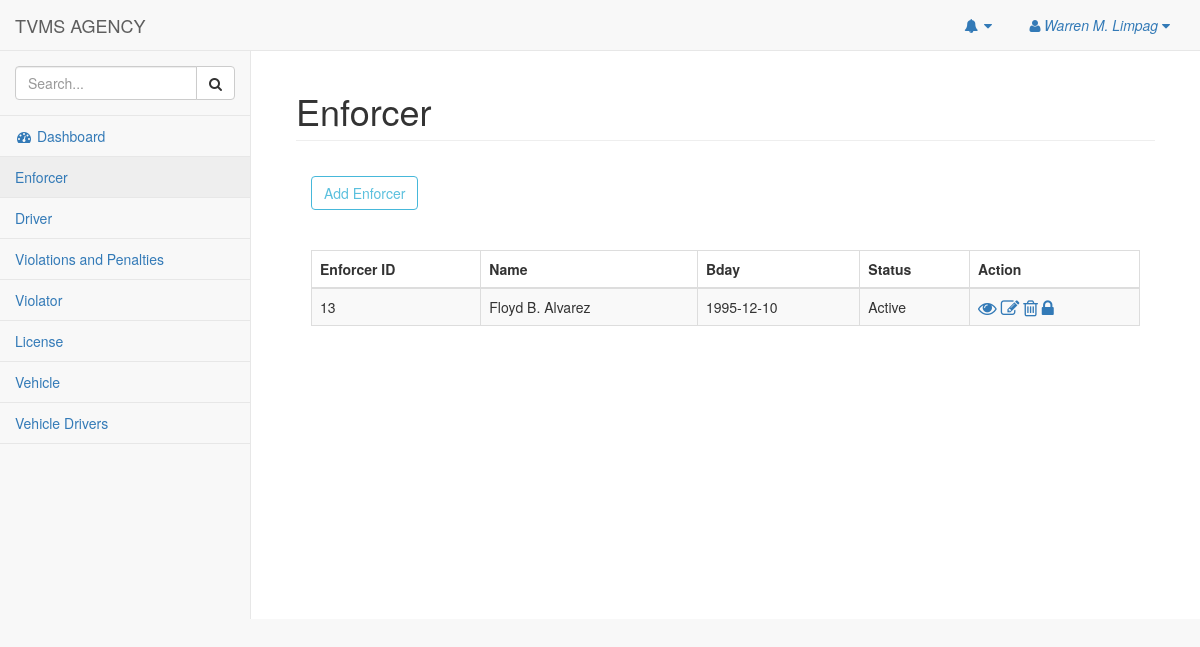
Screenshot of /pages/enforcer.php (signed in) with the database file from the repository.
### tables this page shows
CREATE TABLE `enforcer` (
  `enforcer_id` int(11) NOT NULL,
  `enforcer_lname` varchar(100) NOT NULL,
  `enforcer_fname` varchar(100) NOT NULL,
  `enforcer_mi` varchar(100) NOT NULL,
  `enforcer_addressProv` varchar(255) NOT NULL,
  `enforcer_addressCity` varchar(255) NOT NULL,
  `enforcer_mobile` char(11) NOT NULL,
  `enforcer_tel` char(11) NOT NULL,
  `enforcer_gender` varchar(20) NOT NULL,
  `enforcer_email` varchar(100) NOT NULL,
  `enforcer_password` varchar(100) NOT NULL,
  `enforcer_status` varchar(20) NOT NULL,
  `enforcer_type` varchar(20) NOT NULL,
  `enforcer_birthdate` date NOT NULL,
  `agency_id` int(11) NOT NULL
);

### pages/model/enforcerModel.php (called while the page is built, shortened)
<?php
require_once 'dbhelper/dbhelper.php';
Class Enforcer extends DBHelper{
    private $table = 'enforcer';
    function __construct(){
        return DBHelper::__construct();
    }
     function getEnforcers($id){
         return DBHelper::getById($this->table,'agency_id',$id);
     }
}

### pages/dbhelper/dbhelper.php (called while the page is built, shortened)
<?php
Class DBHelper{
    private $host = "localhost";
    private $db = "tvms";
    private $user = "root";
    private $pass = "";
    private $conn;
    function __construct(){
        try{
            $this->conn = new PDO("mysql:host=$this->host;dbname=$this->db",$this->user,$this->pass);
        }catch(PDOException $e){
            echo $e->getMessage();
        }
    }
    function getById($table,$fields_id,$ref_id){
        $sql = "SELECT * FROM $table WHERE $fields_id = $ref_id";
        $stmt = $this->conn->prepare($sql);
        $stmt->execute();
        $row = $stmt->fetchAll(PDO::FETCH_ASSOC);
        return $row;
    }
}

### pages/enforcer.php (the view, shortened to what this page needs)
<?php
    require_once 'model/enforcerModel.php';
    $enforcer = new Enforcer();
?>
<!DOCTYPE html>
<html lang="en">
<head>
    <link href="../vendor/bootstrap/css/bootstrap.min.css" rel="stylesheet">
    <link href="../vendor/metisMenu/metisMenu.min.css" rel="stylesheet">
    <link href="../dist/css/sb-admin-2.css" rel="stylesheet">
    <link href="../vendor/morrisjs/morris.css" rel="stylesheet">
    <link href="../vendor/font-awesome/css/font-awesome.min.css" rel="stylesheet" type="text/css">
    <link rel="stylesheet" href="../dist/css/jquery.dataTables.min.css">
    <link rel="stylesheet" href="../dist/css/buttons.dataTables.min.css">
</head>
<body>
        <?php include_once "nav.php"; ?>
        <div id="page-wrapper">
            <div class="container-fluid">
                <div class="row">
                    <div class="col-lg-12">
                        <h1 class="page-header">Enforcer</h1>
                    </div>
                </div>
                <div class="panel-body">
                    <p>
                        <button type="button" class="btn btn-outline btn-info"  data-toggle="modal" data-target="#enforcerModal">Add Enforcer</button>
                    </p>
                </div>
                <div class="panel-body">
                    <div class="table-responsive">
                        <table class="table table-hover table-striped table-bordered" id="example" width="100%">
                            <thead>
                                <tr>
                                    <th>Enforcer ID</th>
                                    <th>Name</th>
                                    <th>Bday</th>
                                    <th>Status</th>
                                    <th>Action</th>
                                </tr>
                            </thead>
                            <tbody>
                            <?php
                                $id = $_SESSION['id'];
                                $data = $enforcer->getEnforcers($id);
                                foreach($data as $datas){
                            ?>
                                <tr>
                                    <td><?php echo $datas['enforcer_id'] ?></td>
                                    <td><?php echo $datas['enforcer_fname'].' '.$datas['enforcer_mi'].'. '. $datas['enforcer_lname'] ?></td>
                                    <td><?php echo $datas['enforcer_birthdate'] ?></td>
                                    <td><?php echo $datas['enforcer_status'] ?></td>
                                    <td>
                                        <a href="#view<?php echo $datas['enforcer_id'] ?>" data-toggle="modal" style="text-decoration:none"><i class="fa fa-eye fa-lg" aria-hidden="true"></i></button>
                                        <a href="#edit<?php echo $datas['enforcer_id'] ?>" data-toggle="modal" style="text-decoration:none"><i class="fa fa-pencil-square-o fa-lg" aria-hidden="true"></i></button>
                                        <a onclick='javascript:confirmation($(this));return false;' href="deleteEnforcer.php?id=<?php echo $datas['enforcer_id'] ?>" style="text-decoration:none"> <i class="fa fa-trash-o fa-lg" aria-hidden="true"></i> </a>
                                        <?php if($datas['enforcer_status'] == 'Active'){ ?>
                                        <a onclick='javascript:status($(this));return false;' href="enforcerStatus.php?status=<?php echo $datas['enforcer_status']?>&id=<?php echo $datas['enforcer_id'] ?>"><i class="fa fa-lock fa-lg" aria-hidden="true"></i></a>
                                        <?php }
                                              else{
                                        ?>
                                        <a onclick='javascript:status($(this));return false;' href="enforcerStatus.php?status=<?php echo $datas['enforcer_status']?>&id=<?php echo $datas['enforcer_id'] ?>"><i class="fa fa-unlock fa-lg" aria-hidden="true"></i></a>
                                        <?php } ?>
                                    </td>
                                </tr>
                                <?php } ?>
                            </tbody>
                        </table>
                    </div>
                </div>
            </div>
        </div>
    </div>
</body>
</html>

### rows the page displays
enforcer: enforcer_id "13", enforcer_fname "Floyd", enforcer_mi "B", enforcer_lname "Alvarez", enforcer_birthdate "1995-12-10", enforcer_status "Active"

### other values shown
$_SESSION['head'] "Warren M. Limpag"
